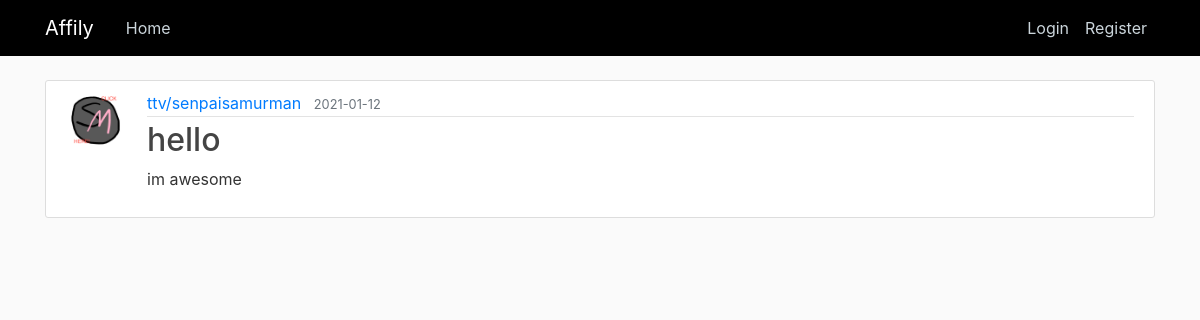
Screenshot of /post/3 with the database file from the repository.
### affily/models.py (models this page shows, shortened)
class User(db.Model, UserMixin):
    id = db.Column(db.Integer, primary_key=True)
    username = db.Column(db.String(20), unique=True, nullable=False)
    email = db.Column(db.String(120), unique=True, nullable=False)
    image_file = db.Column(db.String(20), nullable=False, default='default.jpg')
    password = db.Column(db.String(60), nullable=False)
    posts = db.relationship('Post', backref='author', lazy=True)

class Post(db.Model):
    id = db.Column(db.Integer, primary_key=True)
    title = db.Column(db.String(100), nullable=False)
    date_posted = db.Column(db.DateTime, nullable=False, default=datetime.utcnow)
    content = db.Column(db.Text, nullable=False)
    user_id = db.Column(db.Integer, db.ForeignKey('user.id'), nullable=False)

### affily/routes.py (the view)
@app.route("/post/<int:post_id>")
def post(post_id):
    post = Post.query.get_or_404(post_id)
    return render_template('post.html', title=post.title, post=post)

### affily/templates/post.html (shortened to what this page needs)
{% extends "layout.html" %} {% block content %}
<article class="media content-section">
    <img class="rounded-circle article-img" src="{{ url_for('static', filename='img/' + post.author.image_file) }}" alt="">
    <div class="media-body">
        <div class="article-metadata">
            <a class="mr-2" href="#">{{ post.author.username }}</a>
            <small class="text-muted">{{ post.date_posted.strftime('%Y-%m-%d') }}</small>
        </div>
        <h2 class="article-title">{{ post.title }}</h2>
        <p class="article-content">{{ post.content }}</p>
    </div>
</article>
{% endblock content %}

### affily/static/main.css (style rules this page uses)
body { background: #fafafa; color: #333333; margin-top: 5rem; }
h1, h2, h3, h4, h5, h6 { color: #444444; }
.content-section { background: #ffffff; padding: 10px 20px; border: 1px solid #dddddd; border-radius: 3px; margin-bottom: 20px; }
.article-title { color: #444444; }
.article-content { white-space: pre-line; }
.article-img { height: 65px; width: 65px; margin-right: 16px; }
.article-metadata { padding-bottom: 1px; margin-bottom: 4px; border-bottom: 1px solid #e3e3e3 }

### rows the page displays
User: image_file (picture), author.username "ttv/senpaisamurman"
Post: date_posted "2021-01-12", title "hello", content "im awesome"
